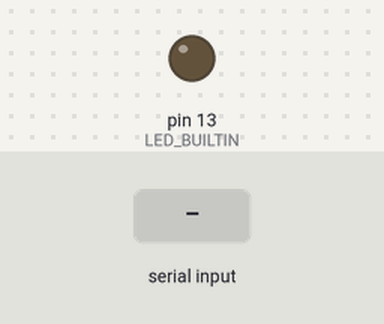
The sketch below on a simulated Arduino Uno, built with avr-gcc and run on an emulated ATmega328P. Shown: output pins drawn as LEDs (lit = HIGH). Dashed ring = blinking. The inputs (shaded band) are chosen by the test bench.

Above: at 1.2 s.
1.3 s: "c" received over Serial
At 4.2 s:
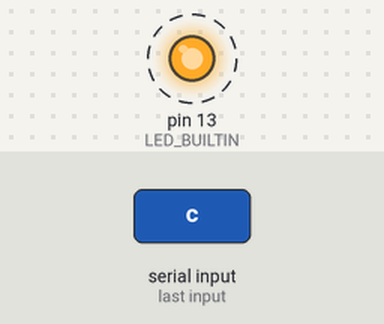
4.3 s: "a" received over Serial
At 4.9 s:
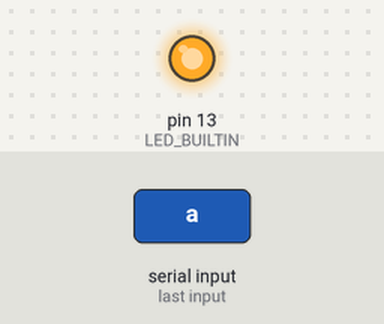
5.8 s: "b" received over Serial
At 6.4 s:
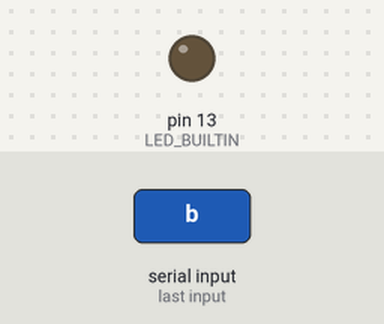
Timing chart, 0 to 8.8 s (numbered marks = the images above; inputs shaded):
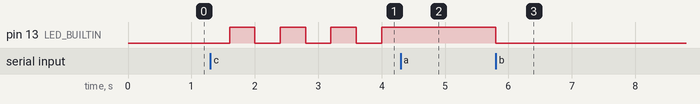

Measured:
- after the input at 1.3 s, pin 13 (LED_BUILTIN): alternates HIGH for 0.40 s and LOW for 0.40 s, starting after 0.30 s
- after the input at 4.3 s, pin 13 (LED_BUILTIN): stops changing and stays HIGH
- after the input at 5.8 s, pin 13 (LED_BUILTIN): HIGH → LOW at once

The sketch:

CodigoArduino.ino
```cpp
/*
mais detalhes sobre essa função: http://fabianoallex.blogspot.com.br/2015/09/arduino-como-substituir-delay-pelo.html
*/
int time(long timeHigh, long timeLow, long atraso, long mref = 0) {
  long ajuste = mref % (timeHigh + timeLow);
  long resto  = (millis() + timeHigh + timeLow - ajuste - atraso) % (timeHigh + timeLow);
  return (resto < timeHigh ? HIGH : LOW);
}


void setup(){
  Serial.begin(9600);
  pinMode(LED_BUILTIN, OUTPUT);
}

boolean pisca = false;

void loop(){
  int c = Serial.read();

  if (c == 97) { digitalWrite(LED_BUILTIN, HIGH); pisca = false; } //a -> liga
  if (c == 98) { digitalWrite(LED_BUILTIN, LOW);  pisca = false; } //b -> desliga
  if (c == 99) { pisca = true;                         } //c -> pisca

  if (pisca)   { digitalWrite(LED_BUILTIN, time(400, 400, 0));   }
}
```
